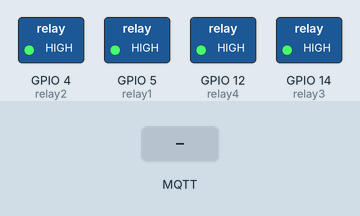
This sketch was run on a simulated ESP8266 (NodeMCU). Parts: switched loads named in the sketch (green lamp = pin HIGH). The inputs (shaded band) are chosen by the test bench. WiFi joins after 1.5 s; servers stay silent unless stated; no MQTT or app messages arrive unless stated; what the sketch prints to the serial monitor is not drawn.

Above: at 2.7 s.
2.8 s: MQTT message "on" arrives on the first subscribed topic
At 3.9 s:
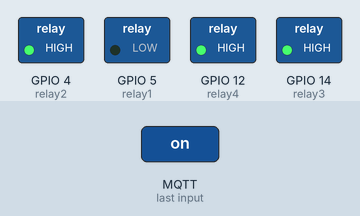
4.3 s: MQTT message "on" arrives on the second subscribed topic
At 5.0 s:
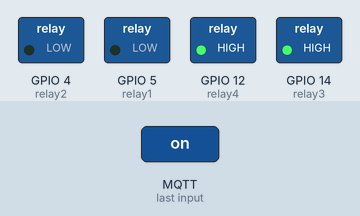
5.8 s: MQTT message "off" arrives on the first subscribed topic
At 6.2 s:
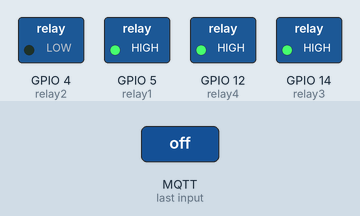
7.3 s: MQTT message "on" arrives on the third subscribed topic
At 8.5 s:
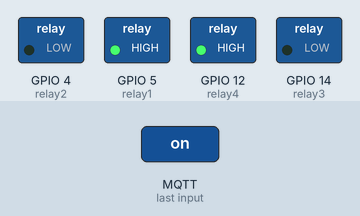
8.8 s: MQTT message "off" arrives on the second subscribed topic
At 9.7 s:
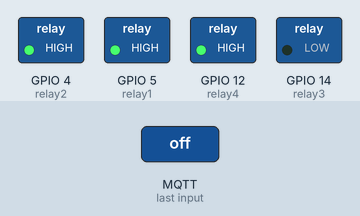
10.3 s: MQTT message "off" arrives on the third subscribed topic
At 10.9 s:
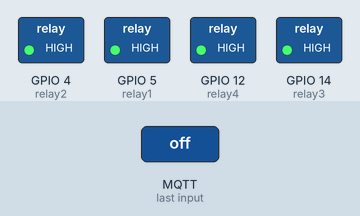
Timing chart, 0 to 12.8 s (numbered marks = the images above; inputs shaded):
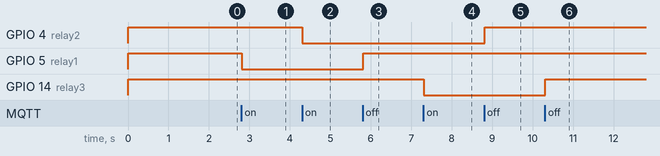

Measured:
- after the input at 2.8 s, GPIO 5 (relay1): HIGH → LOW at once
- after the input at 4.3 s, GPIO 4 (relay2): HIGH → LOW at once
- after the input at 5.8 s, GPIO 5 (relay1): LOW → HIGH at once
- after the input at 7.3 s, GPIO 14 (relay3): HIGH → LOW at once
- after the input at 8.8 s, GPIO 4 (relay2): LOW → HIGH at once
- after the input at 10.3 s, GPIO 14 (relay3): LOW → HIGH at once

The sketch:

mqtt_dht_sw.ino
```cpp
#include <ESP8266WiFi.h>
#include <PubSubClient.h>
#include "DHT.h"

// Uncomment one of the lines bellow for whatever DHT sensor type you're using!
#define DHTTYPE DHT11   // DHT 11
//#define DHTTYPE DHT21   // DHT 21 (AM2301)
//#define DHTTYPE DHT22   // DHT 22  (AM2302), AM2321

// Change the credentials below, so your ESP8266 connects to your router
const char* ssid = "";
const char* password = "";

// Change the variable to your Raspberry Pi IP address, so it connects to your MQTT broker
const char* mqtt_server = "";

// Initializes the espClient. You should change the espClient name if you have multiple ESPs running in your home automation system
WiFiClient nodeswDHT11;
PubSubClient client(nodeswDHT11);

// DHT Sensor - GPIO 13 = D7 on ESP-12E NodeMCU board
const int DHTPin = 13;  //D7

// Relay pin on ESP-12E NodeMCU board
const int relay1 = 5;  //D1
const int relay2 = 4;  //D2
const int relay3 = 14;  //D5
const int relay4 = 12;  //D6

// Initialize DHT sensor.
DHT dht(DHTPin, DHTTYPE);

// Timers auxiliar variables
long now = millis();
long lastMeasure = 0;

// Don't change the function below. This functions connects your ESP8266 to your router
void setup_wifi() {
  delay(10);
  // We start by connecting to a WiFi network
  Serial.println();
  Serial.print("Connecting to ");
  Serial.println(ssid);
  WiFi.begin(ssid, password);
  while (WiFi.status() != WL_CONNECTED) {
    delay(500);
    Serial.print(".");
  }
  Serial.println("");
  Serial.print("WiFi connected - ESP IP address: ");
  Serial.println(WiFi.localIP());
}

// This functions is executed when some device publishes a message to a topic that your ESP8266 is subscribed to
// Change the function below to add logic to your program, so when a device publishes a message to a topic that
// your ESP8266 is subscribed you can actually do something
void callback(String topicswdht11, byte* message, unsigned int length) {
  Serial.print("Message arrived on topic: ");
  Serial.print(topicswdht11);
  Serial.print(". Message: ");
  String messageswdht11;

  for (int i = 0; i < length; i++) {
    Serial.print((char)message[i]);
    messageswdht11 += (char)message[i];
  }
  Serial.println();

  // Feel free to add more if statements to control more GPIOs with MQTT

  // If a message is received on the topic room/lamp, you check if the message is either on or off. Turns the lamp GPIO according to the message

//Relay 1
   if(topicswdht11=="sw/relay1"){
      Serial.print("Changing Relay1 to ");
      if(messageswdht11 == "on"){
        digitalWrite(relay1, LOW);
        Serial.print("On");
      }
      else if(messageswdht11 == "off"){
        digitalWrite(relay1, HIGH);
        Serial.print("Off");
      }
  }
  Serial.println();
//Relay2
   if(topicswdht11=="sw/relay2"){
      Serial.print("Changing Relay2 to ");
      if(messageswdht11 == "on"){
        digitalWrite(relay2, LOW);
        Serial.print("On");
      }
      else if(messageswdht11 == "off"){
        digitalWrite(relay2, HIGH);
        Serial.print("Off");
      }
  }
  Serial.println();
//Relay3
 if(topicswdht11=="sw/relay3"){
      Serial.print("Changing Relay3 to ");
      if(messageswdht11 == "on"){
        digitalWrite(relay3, LOW);
        Serial.print("On");
      }
      else if(messageswdht11 == "off"){
        digitalWrite(relay3, HIGH);
        Serial.print("Off");
      }
  }
  Serial.println();
//Relay4
 if(topicswdht11=="sw/relay4"){
      Serial.print("Changing Relay4 to ");
      if(messageswdht11 == "on"){
        digitalWrite(relay4, LOW);
        Serial.print("On");
      }
      else if(messageswdht11 == "off"){
        digitalWrite(relay4, HIGH);
        Serial.print("Off");
      }
  }
  Serial.println();
}

// This functions reconnects your ESP8266 to your MQTT broker
// Change the function below if you want to subscribe to more topics with your ESP8266
void reconnect() {
  // Loop until we're reconnected
  while (!client.connected()) {
    Serial.print("Attempting MQTT connection...");
    // Attempt to connect
    if (client.connect("ESP8266Client node sw and dht11")) {
      Serial.println("connected");
      // Subscribe or resubscribe to a topic
      // You can subscribe to more topics (to control more LEDs in this example)
      client.subscribe("sw/relay1");
      client.subscribe("sw/relay2");
      client.subscribe("sw/relay3");
      client.subscribe("sw/relay4");
    } else {
      Serial.print("failed, rc=");
      Serial.print(client.state());
      Serial.println(" try again in 5 seconds");
      // Wait 5 seconds before retrying
      delay(5000);
    }
  }
}

// The setup function sets your ESP GPIOs to Outputs, starts the serial communication at a baud rate of 115200
// Sets your mqtt broker and sets the callback function
// The callback function is what receives messages and actually controls the LEDs
void setup() {
  pinMode(relay1,OUTPUT);
  pinMode(relay2,OUTPUT);
  pinMode(relay3,OUTPUT);
  pinMode(relay4,OUTPUT);

  digitalWrite(relay1,HIGH);
  digitalWrite(relay2,HIGH);
  digitalWrite(relay3,HIGH);
  digitalWrite(relay4,HIGH);

  dht.begin();

  Serial.begin(9600);
  setup_wifi();
  client.setServer(mqtt_server, 1883);
  client.setCallback(callback);

}

// For this project, you don't need to change anything in the loop function. Basically it ensures that you ESP is connected to your broker
void loop() {

  if (!client.connected()) {
    reconnect();
  }
  if(!client.loop())
    client.connect("ESP8266Client");

  now = millis();
  // Publishes new temperature and humidity every 30 seconds
  if (now - lastMeasure > 30000) {
    lastMeasure = now;
    // Sensor readings may also be up to 2 seconds 'old' (its a very slow sensor)
    float h = dht.readHumidity();
    // Read temperature as Celsius (the default)
    float t = dht.readTemperature();
    // Read temperature as Fahrenheit (isFahrenheit = true)
    float f = dht.readTemperature(true);

    // Check if any reads failed and exit early (to try again).
    if (isnan(h) || isnan(t) || isnan(f)) {
      Serial.println("Failed to read from DHT sensor!");
      return;
    }

    // Computes temperature values in Celsius
    float hic = dht.computeHeatIndex(t, h, false);
    static char temperatureTemp[7];
    dtostrf(hic, 6, 2, temperatureTemp);

    // Uncomment to compute temperature values in Fahrenheit
    // float hif = dht.computeHeatIndex(f, h);
    // static char temperatureTemp[7];
    // dtostrf(hic, 6, 2, temperatureTemp);

    static char humidityTemp[7];
    dtostrf(h, 6, 2, humidityTemp);

    // Publishes Temperature and Humidity values
    client.publish("box/temperature", temperatureTemp);
    client.publish("box/humidity", humidityTemp);

    Serial.print("Humidity: ");
    Serial.print(h);
    Serial.print(" %\t Temperature: ");
    Serial.print(t);
    Serial.print(" *C ");
    Serial.print(f);
    Serial.print(" *F\t Heat index: ");
    Serial.print(hic);
    Serial.println(" *C ");
    // Serial.print(hif);
    // Serial.println(" *F");
  }
}
```
